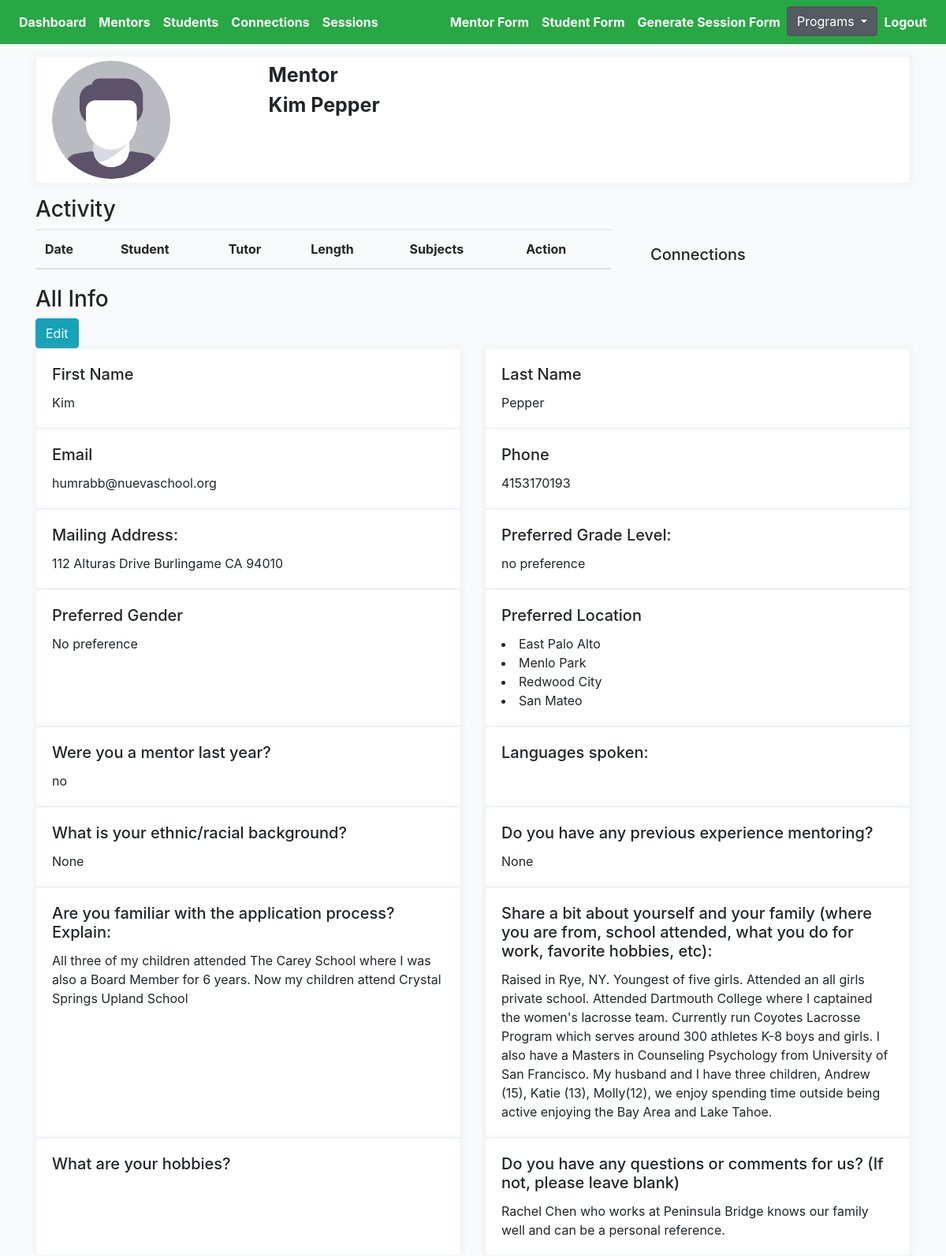
Before: /choice/kim-pepper/mentor-profile-detail (signed in) with the older database file.
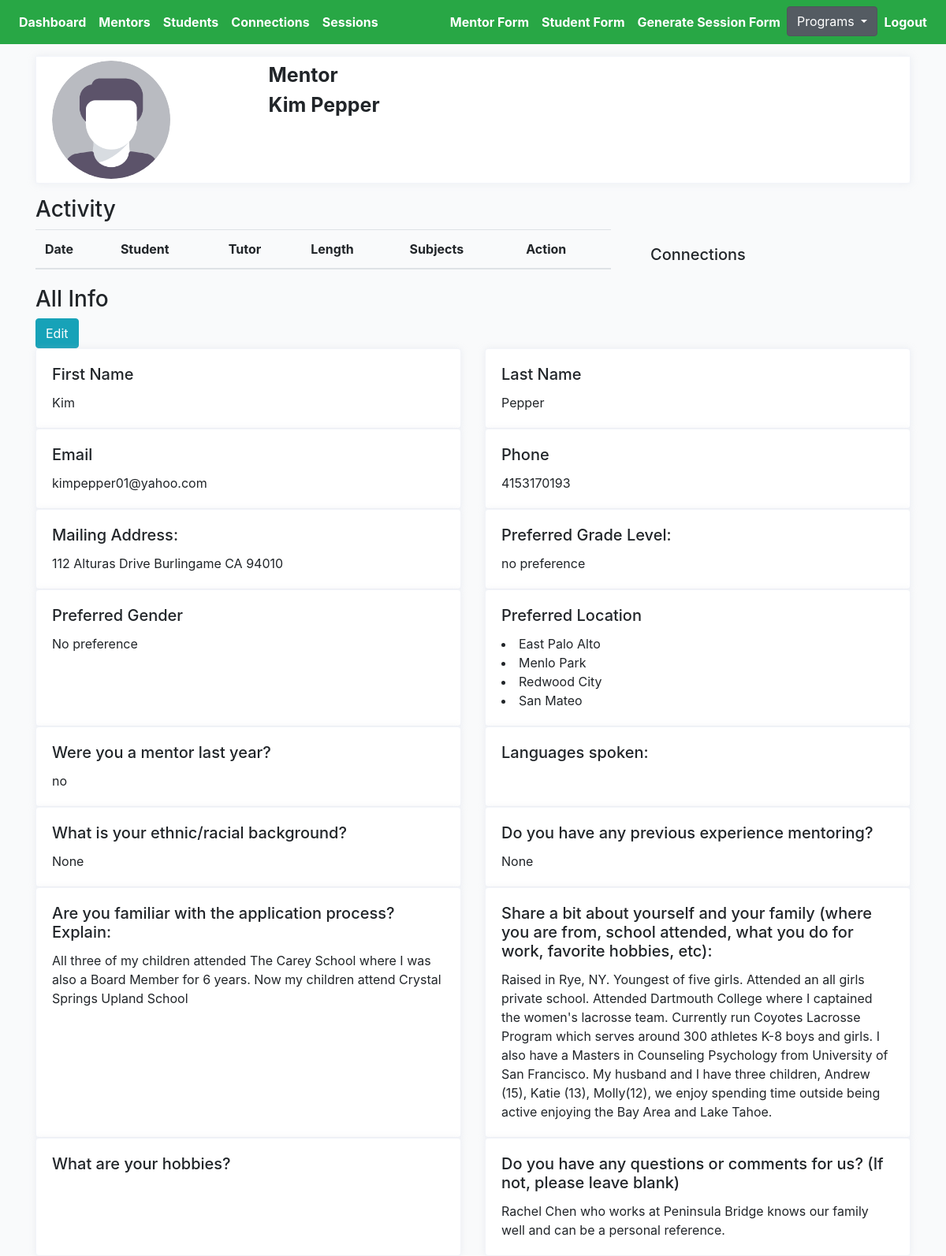
After: the same page with the newer database file.
### cprofiles/models.py (models this page shows, shortened)
class Mentor(models.Model):
    avatar = models.ImageField(default='avatar.png', upload_to='avatars/')
    first_name = models.CharField(max_length=200, blank=True)
    last_name = models.CharField(max_length=200, blank=True)
    email = models.EmailField(max_length=200, blank=True)
    phone = models.CharField(max_length=200, blank=True)
    address = models.CharField(max_length=200, blank=True)
    prefer_grade = models.CharField(max_length=200, choices=MENTOR_GRADE_CHOICES)
    prefer_gender = models.CharField(max_length=200, choices=GENDER_CHOICES)
    prefer_location = models.ManyToManyField(Preferlocation, blank=True, related_name='prefer_location')
    mentor_last_year = models.CharField(null=True, blank=True, max_length=200, choices=YES_NO)
    language = models.ManyToManyField(Mentorlanguage, blank=True, related_name='mentor_language')
    experience = models.CharField(null=True, blank=True, max_length=200, choices=YES_NO)
    familiar = models.TextField(null=True, blank=True, max_length=1000)
    share = models.TextField(null=True, blank=True, max_length=1000)
    hobby = models.TextField(null=True, blank=True, max_length=1000)
    question = models.TextField(null=True, blank=True, max_length=1000)
    friends = models.ManyToManyField(Student, blank=True, related_name='mentors')
    updated = models.DateTimeField(auto_now=True)
    created = models.DateTimeField(auto_now_add=True)
    slug = models.SlugField(unique=True, blank=True)
    flag = models.BooleanField(default=False)
    ethnic = models.CharField(null=True, blank=True, max_length=200, choices=ETHNIC_CHOICES)
    def get_languages(self):
        return self.language.all()
    def get_locations(self):
        return self.prefer_location.all()
    def get_mentor_connections(self):
        return self.mentor.filter()
    __initial_first_name = None
    __initial_last_name = None
    def __init__(self, *args, **kwargs):
        super().__init__(*args, **kwargs)
        self.__initial_first_name = self.first_name
        self.__initial_last_name = self.last_name

### cprofiles/views.py (the view)
# urls.py: path('<slug>/mentor-profile-detail', MentorDetailView.as_view(), name='mentor-profiles-detail'),
@method_decorator(login_required, name='dispatch')
@method_decorator(allowed_users(allowed_roles=['choice', 'admin']), name='dispatch')
class MentorDetailView(DetailView):
    model = Mentor
    template_name = 'choice/mentor-detail.html'
    def get_object(self):
        slug = self.kwargs.get('slug')
        mentor = Mentor.objects.get(slug=slug)
        return mentor
    def get_context_data(self, **kwargs):
        context = super().get_context_data(**kwargs)
        slug = self.kwargs.get('slug')
        mentor = Mentor.objects.get(slug=slug)
        sessions = Session.objects.filter(submit_status=True).filter(connection__mentor=mentor)
        sessions_ = []
        for item in sessions:
            sessions_.append(item)
        context["sessions"] = sessions_
        return context

### cprofiles/models.py (called while the page is built)
    def __str__(self):
        return self.name

### templates/choice/mentor-detail.html (shortened to what the changed rows need)
{% extends 'cbase.html' %}
{% load static %}
{% block stylesheet %}{% static '/css/profile.css' %}{% endblock %}
{% block content %}
<div class="profile-page tx-13">
    <div class="row">
        <div class="col-12 grid-margin">
            <div class="profile-header">
                <div class="header-links">
                    <div class="container header">
                        <div class="row">
                            <div class="col-3 name-btn">
                                <img class="profile-pic" src="{{mentor.avatar.url}}" alt="profile">
                            </div>
                            <div class="col-3">
                                <div style="font-size:25px; font-weight:bold" class="profile-name">
                                    Mentor</div>
                                <div style="font-size:25px; font-weight:bold" class="profile-name">
                                    {{mentor.first_name}}
                                    {{mentor.last_name}}</div>
                            </div>
                        </div>
                    </div>
                </div>
            </div>
        </div>
    </div>
</div>
<div class="row">
    <div class="col-8 table-responsive-lg">
        <table class="table">
            <thead>
                <tr>
                    <th scope="col">Date</th>
                    <th scope="col">Student</th>
                    <th scope="col">Tutor</th>
                    <th scope="col">Length</th>
                    <th scope="col">Subjects</th>
                    <th scope="col">Action</th>
                </tr>
            </thead>
        </table>
    </div>
</div>
<div class="row">
    <div class="col-sm-6">
        <div class="card h-100">
            <div class="card-body">
                <h5 class="card-title">First Name</h5>
                <p class="card-text">{{mentor.first_name}}</p>
            </div>
        </div>
    </div>
    <div class="col-sm-6">
        <div class="card h-100">
            <div class="card-body">
                <h5 class="card-title">Last Name</h5>
                <p class="card-text">{{mentor.last_name}}</p>
            </div>
        </div>
    </div>
</div>
<div class="row">
    <div class="col-sm-6">
        <div class="card h-100">
            <div class="card-body">
                <h5 class="card-title">Email</h5>
                <p class="card-text">{{mentor.email}}</p>
            </div>
        </div>
    </div>
    <div class="col-sm-6">
        <div class="card h-100">
            <div class="card-body">
                <h5 class="card-title">Phone</h5>
                <p class="card-text">{{mentor.phone}}</p>
            </div>
        </div>
    </div>
</div>
<div class="row">
    <div class="col-sm-6">
        <div class="card h-100">
            <div class="card-body">
                <h5 class="card-title">Mailing Address:</h5>
                <p class="card-text">{{mentor.address}}</p>
            </div>
        </div>
    </div>
    <div class="col-sm-6">
        <div class="card h-100">
            <div class="card-body">
                <h5 class="card-title">Preferred Grade Level:</h5>
                <p class="card-text">{{mentor.prefer_grade}}</p>
            </div>
        </div>
    </div>
</div>
<div class="row">
    <div class="col-sm-6">
        <div class="card h-100">
            <div class="card-body">
                <h5 class="card-title">Preferred Gender</h5>
                <p class="card-text">{{mentor.prefer_gender}}</p>
            </div>
        </div>
    </div>
</div>
<div class="row">
    <div class="col-sm-6">
        <div class="card h-100">
            <div class="card-body">
                <h5 class="card-title">Were you a mentor last year?</h5>
                <p class="card-text">{{mentor.mentor_last_year}}</p>
            </div>
        </div>
    </div>
</div>
<div class="row">
    <div class="col-sm-6">
        <div class="card h-100">
            <div class="card-body">
                <h5 class="card-title">What is your ethnic/racial background?</h5>
                <p class="card-text">{{mentor.ethnic}}</p>
            </div>
        </div>
    </div>
    <div class="col-sm-6">
        <div class="card h-100">
            <div class="card-body">
                <h5 class="card-title">Do you have any previous experience mentoring?</h5>
                <p class="card-text">{{mentor.experience}}</p>
            </div>
        </div>
    </div>
</div>
<div class="row">
    <div class="col-sm-6">
        <div class="card h-100">
            <div class="card-body">
                <h5 class="card-title">Are you familiar with the application process? Explain:</h5>
                <p class="card-text">{{mentor.familiar}}</p>
            </div>
        </div>
    </div>
    <div class="col-sm-6">
        <div class="card h-100">
            <div class="card-body">
                <h5 class="card-title">Share a bit about yourself and your family (where you are from, school attended, what you do for work, favorite hobbies, etc):</h5>
                <p class="card-text">{{mentor.share}}</p>
            </div>
        </div>
    </div>
</div>
<div class="row">
    <div class="col-sm-6">
        <div class="card h-100">
            <div class="card-body">
                <h5 class="card-title">Do you have any questions or comments for us? (If not, please leave blank)</h5>
                <p class="card-text">{{mentor.question}}</p>
            </div>
        </div>
    </div>
</div>
{% endblock content %}

Changed rows visible on the page:
changed Mentor "Kim": email "humrabb@nuevaschool.org" → "kimpepper01@yahoo.com"
